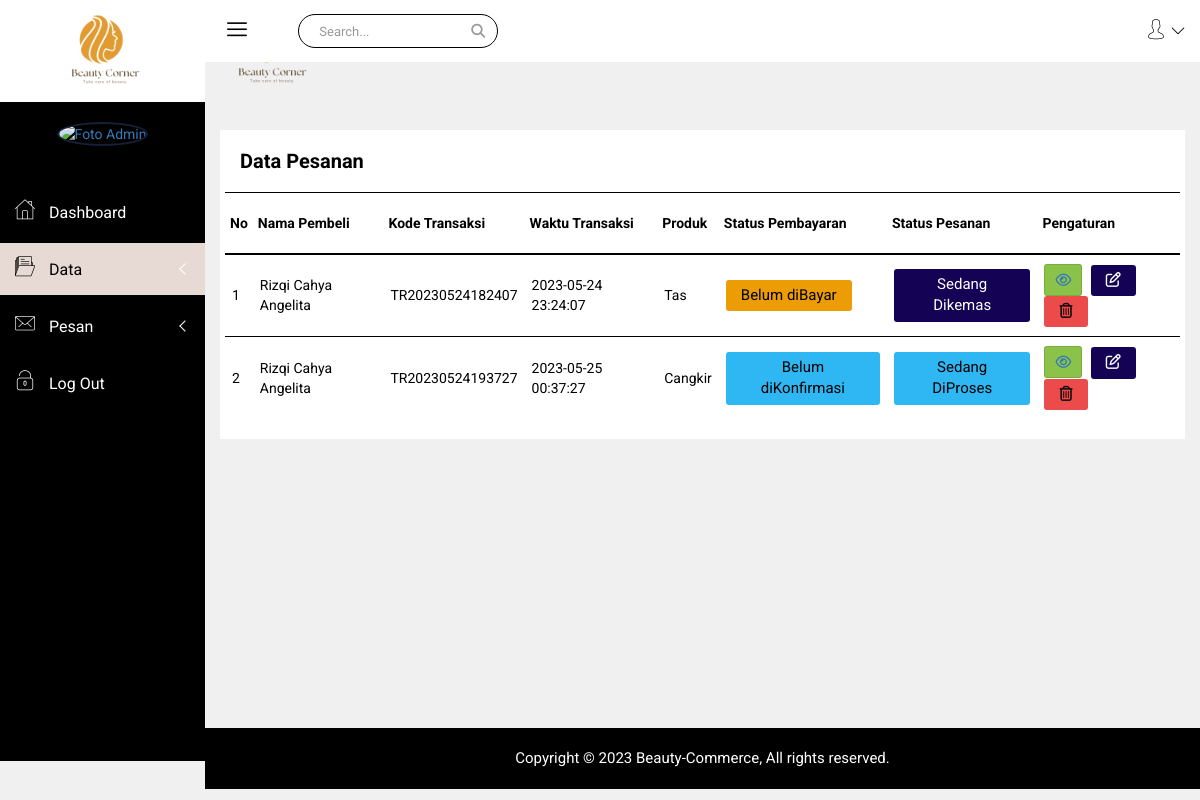
Screenshot of /admin/datapesanan.php with the database file from the repository.
### tables this page shows
CREATE TABLE `transaksi` (
  `transaksi_id` varchar(30) NOT NULL,
  `transaksi_tanggal` datetime NOT NULL,
  `pembeli_id` int(11) NOT NULL
);

CREATE TABLE `pembeli` (
  `pembeli_id` int(11) NOT NULL,
  `pembeli_nama` varchar(60) NOT NULL,
  `pembeli_username` varchar(15) NOT NULL,
  `pembeli_email` varchar(100) NOT NULL,
  `pembeli_gender` enum('L','P') DEFAULT NULL,
  `pembeli_alamat` varchar(100) NOT NULL,
  `pembeli_foto` varchar(100) NOT NULL,
  `pembeli_pass` varchar(100) NOT NULL,
  `pembeli_hp` varchar(25) NOT NULL
);

CREATE TABLE `transaksi_detail` (
  `transaksi_detail_id` varchar(30) NOT NULL,
  `jumlah` smallint(6) NOT NULL,
  `subtotal` float NOT NULL,
  `ongkir_harga` float NOT NULL,
  `status_pesanan` varchar(30) NOT NULL,
  `status_pembayaran` varchar(30) NOT NULL,
  `transaksi_id` varchar(30) NOT NULL,
  `produk_id` int(11) NOT NULL,
  `ongkir_id` int(11) NOT NULL,
  `pembayaran_id` int(11) NOT NULL
);

CREATE TABLE `produk` (
  `produk_id` int(11) NOT NULL,
  `produk_nama` varchar(60) NOT NULL,
  `produk_stok` smallint(6) NOT NULL,
  `produk_harga` float NOT NULL,
  `produk_detail` text NOT NULL,
  `produk_status` varchar(15) NOT NULL,
  `produk_gambartumbnail` varchar(100) NOT NULL,
  `produk_gambar1` varchar(100) NOT NULL,
  `produk_gambar2` varchar(100) NOT NULL,
  `toko_id` int(11) NOT NULL
);

### koneksi.php (called while the page is built, shortened)
<?php
class Koneksi
{
    private $konek;
    private $host = "localhost";
    private $user = "root";
    private $pass = "";
    private $db = "beauty_commerce";
    private function sambung()
    {
        try {
            $this->konek = new PDO("mysql:host=" . $this->host . ";dbname=" . $this->db . ";charset=utf8mb4", $this->user, $this->pass);
            $this->konek->setAttribute(PDO::ATTR_ERRMODE, PDO::ERRMODE_EXCEPTION);
            $this->konek->setAttribute(PDO::ATTR_EMULATE_PREPARES, true);
            return $this->konek;
        } catch (PDOException $ex) {
            return NULL;
        }
    }
    public function kueri($sql)
    {
        $hasil = $this->konek->prepare($sql);
        $hasil->execute();
        return $hasil;
    }
    public function hasil_data($arg)
    {
        return $arg->fetch(PDO::FETCH_ASSOC);
    }
    public function jumlah_data($arg)
    {
        return $arg->rowCount();
    }
}

### admin/datapesanan.php (the view, shortened to what this page needs)
<?php
require_once '../koneksi.php';
$kon = new Koneksi();
$idadmin = @$_SESSION['admin_id'];
?>
<!doctype html>
<html class="no-js" lang="en">
<head>
    <link rel="stylesheet" href="../penjual/../penjual/css/bootstrap.min.css">
    <link rel="stylesheet" href="../penjual/../penjual/css/font-awesome.min.css">
    <link rel="stylesheet" href="https://cdnjs.cloudflare.com/ajax/libs/font-awesome/6.3.0/css/font-awesome.min.css">
    <link rel="stylesheet" href="../penjual/../penjual/css/nalika-icon.css">
    <link rel="stylesheet" href="../penjual/../penjual/css/owl.carousel.css">
    <link rel="stylesheet" href="../penjual/../penjual/css/owl.theme.css">
    <link rel="stylesheet" href="../penjual/../penjual/css/owl.transitions.css">
    <link rel="stylesheet" href="../penjual/../penjual/css/animate.css">
    <link rel="stylesheet" href="../penjual/../penjual/css/normalize.css">
    <link rel="stylesheet" href="../penjual/../penjual/css/meanmenu.min.css">
    <link rel="stylesheet" href="../penjual/../penjual/css/main.css">
    <link rel="stylesheet" href="../penjual/../penjual/css/morrisjs/morris.css">
    <link rel="stylesheet" href="../penjual/../penjual/css/scrollbar/jquery.mCustomScrollbar.min.css">
    <link rel="stylesheet" href="../penjual/../penjual/css/metisMenu/metisMenu.min.css">
    <link rel="stylesheet" href="../penjual/../penjual/css/metisMenu/metisMenu-vertical.css">
    <link rel="stylesheet" href="../penjual/../penjual/css/calendar/fullcalendar.min.css">
    <link rel="stylesheet" href="../penjual/../penjual/css/calendar/fullcalendar.print.min.css">
    <link rel="stylesheet" href="../penjual/style.css">
    <link rel="stylesheet" href="../penjual/../penjual/css/responsive.css">
</head>
<body>
    <div class="left-sidebar-pro">
        <nav id="sidebar" class="">
            <div class="sidebar-header">
                <a href="index.php"><img class="main-logo" src="img/logo/logo.png" alt="" style="width: 100px;" /></a>
            </div>
            <div class="nalika-profile">
                <?php
                $que = $kon->kueri("SELECT * FROM admin WHERE admin_id = '$idadmin'");
                $hasil = $kon->hasil_data($que);
                ?>
                <div class="profile-dtl">
                    <a href="#"><img src="<?= $hasil['admin_foto']; ?>" alt="Foto Admin" /></a>
                </div>
            </div>
            <div class="left-custom-menu-adp-wrap comment-scrollbar">
                <nav class="sidebar-nav left-sidebar-menu-pro">
                    <ul class="metismenu" id="menu1">
                        <li>
                            <a href="index.php">
                                <i class="icon nalika-home icon-wrap"></i>
                                <span class="mini-click-non">Dashboard</span>
                            </a>
                        </li>
                        <li>
                            <a class="has-arrow" href="#" aria-expanded="false" class="active" style="background-color: #E7DAD4;"><i class="icon nalika-folder icon-wrap" style=" color: #000000;"></i> <span class="mini-click-non" style=" color: #000000;">Data</span></a>
                        </li>
                        <li>
                            <a class="has-arrow" href="#" aria-expanded="false"><i class="icon nalika-mail icon-wrap"></i> <span class="mini-click-non">Pesan</span></a>
                        </li>
                        <li><a href="../logout.php"><i class="icon nalika-unlocked icon-wrap"></i><span class="mini-click-non"> Log Out</span></a>
                    </ul>
                </nav>
            </div>
        </nav>
    </div>
    <div class="all-content-wrapper">
        <div class="container-fluid">
            <div class="row">
                <div class="col-lg-12 col-md-12 col-sm-12 col-xs-12">
                    <div class="logo-pro">
                        <a href="index.php"><img class="main-logo" src="img/logo/logo.png" alt="" style="width: 100px;" /></a>
                    </div>
                </div>
            </div>
        </div>
        <div class="header-advance-area">
            <div class="header-top-area">
                <div class="container-fluid">
                    <div class="row">
                        <div class="col-lg-12 col-md-12 col-sm-12 col-xs-12">
                            <div class="header-top-wraper">
                                <div class="row">
                                    <div class="col-lg-1 col-md-0 col-sm-1 col-xs-12">
                                        <div class="menu-switcher-pro">
                                            <button type="button" id="sidebarCollapse" class="btn bar-button-pro header-drl-controller-btn btn-info navbar-btn">
                                                <i class="icon nalika-menu-task"></i>
                                            </button>
                                        </div>
                                    </div>
                                    <div class="col-lg-6 col-md-7 col-sm-6 col-xs-12">
                                        <div class="header-top-menu tabl-d-n hd-search-rp">
                                            <div class="breadcome-heading">
                                                <form role="search" class="">
                                                    <input type="text" placeholder="Search..." class="form-control">
                                                    <a href=""><i class="fa fa-search"></i></a>
                                                </form>
                                            </div>
                                        </div>
                                    </div>
                                    <div class="col-lg-5 col-md-5 col-sm-12 col-xs-12">
                                        <div class="header-right-info">
                                            <ul class="nav navbar-nav mai-top-nav header-right-menu">
                                                <li class="nav-item">
                                                    <a href="#" data-toggle="dropdown" role="button" aria-expanded="false" class="nav-link dropdown-toggle">
                                                        <i class="icon nalika-user"></i>
                                                        <i class="icon nalika-down-arrow nalika-angle-dw"></i>
                                                    </a>
                                                </li>
                                            </ul>
                                        </div>
                                    </div>
                                </div>
                            </div>
                        </div>
                    </div>
                </div>
            </div>
        </div>
        <div class="product-status mg-b-30">
            <div class="container-fluid">
                <div class="row">
                    <div class="col-lg-12 col-md-12 col-sm-12 col-xs-12">
                        <div class="product-status-wrap" style="margin-top: 30px;">
                            <div class="row">
                                <h4 style="margin-left: 15px;">Data Pesanan</h4>
                                <table>
                                    <tr>
                                        <th>No</th>
                                        <th>Nama Pembeli</th>
                                        <th>Kode Transaksi</th>
                                        <th>Waktu Transaksi</th>
                                        <th>Produk</th>
                                        <th>Status Pembayaran</th>
                                        <th>Status Pesanan</th>
                                        <th>Pengaturan</th>
                                    </tr>
                                    <tr>
                                        <?php
                                        $que = $kon->kueri("SELECT * FROM transaksi a JOIN transaksi_detail b ON a.transaksi_id = b.transaksi_id
                                        JOIN pembeli c ON a.pembeli_id = c.pembeli_id JOIN produk d ON b.produk_id = d.produk_id
                                        JOIN toko e ON d.toko_id = e.toko_id ");
                                        $no = 1;
                                        $jumlah = $kon->jumlah_data($que);
                                        if ($jumlah == 0) {
                                            echo "<tr><td colspan=12>Data Kosong...</td></tr>";
                                        } else {
                                            while ($data = $que->fetch(PDO::FETCH_ASSOC)) {
                                                echo "<tr>";
                                                echo "<td>$no</td>";
                                                echo "<td>$data[pembeli_nama]</td>";
                                                echo "<td>$data[transaksi_id]</td>";
                                                echo "<td>$data[transaksi_tanggal]</td>";
                                                echo "<td>$data[produk_nama]</td>";
                                                if ($data['status_pembayaran'] == 'Belum dikonfirmasi') {
                                                    echo "<td><button class='ps-setting'\">Belum diKonfirmasi</button></td>";
                                                } else if ($data['status_pembayaran'] == 'Belum diBayar') {
                                                    echo "<td><button class='dt-setting'\">Belum diBayar</button></td>";
                                                } else if ($data['status_pembayaran'] == 'Telah diBayar') {
                                                    echo "<td><button class='pd-setting-ed'\">Telah diBayar</button></td>";
                                                } else {
                                                    echo "<td><button class='ds-setting'\">Dibatalkan</button></td>";
                                                }
                                                if ($data['status_pesanan'] == 'Sedang Diproses') {
                                                    echo "<td><button class='ps-setting'\">Sedang DiProses</button></td>";
                                                } else if ($data['status_pesanan'] == 'Sedang Dikemas') {
                                                    echo "<td><button class='pt-setting'\">Sedang Dikemas</button></td>";
                                                } else if ($data['status_pesanan'] == 'Dalam Pengiriman') {
                                                    echo "<td><button class='dt-setting'\">Dalam Pengiriman</button></td>";
                                                } else if ($data['status_pesanan'] == 'Telah Diterima') {
                                                    echo "<td><button class='pd-setting-ed'\">Telah Diterima</button></td>";
                                                } else {
                                                    echo "<td><button class='ds-setting'\">Dibatalkan</button></td>";
                                                }
                                                echo "<td><a href='datapesanan_detail.php?id=$data[transaksi_id]'><button data-toggle='tooltip' title='Detail' class='pd-setting-ed'><i class='fa fa-light fa-eye'></i></button></a>
                                                            <a href='datapesanan_edit.php?idtransdet=$data[transaksi_detail_id]'><button data-toggle='tooltip' title='Edit Status' class='pt-setting'><i class='fa fa-pencil-square-o' aria-hidden='true'></i></button></a>
                                                            <a href='#' onclick=\"javascript: if(confirm('Apakah produk dengan nama " . addslashes($data['produk_nama']) . " mau dihapus?')==true)
                                                        {window.location.href='datapesanan_proses.php?aksi=hapus&tid=$data[transaksi_id]'; } \"><button data-toggle='tooltip' title='Hapus' class='ds-setting'><i class='fa fa-trash-o' aria-hidden='true'></i></button></a>
                                                      </td>";
                                                echo "</tr>";
                                                $no++;
                                            }
                                        }
                                        ?>
                                    </tr>
                                </table>
                            </div>
                        </div>
                    </div>
                </div>
            </div>
        </div>
        <div class="footer-copyright-area">
            <div class="container-fluid">
                <div class="row">
                    <div class="col-lg-12">
                        <div class="footer-copy-right">
                            <p>Copyright © 2023 Beauty-Commerce, All rights reserved.</p>
                        </div>
                    </div>
                </div>
            </div>
        </div>
    </div>
</body>
</html>

### penjual/css/main.css (style rules this page uses)
html { color: #222; font-size: 1em; line-height: 1.4; }
audio, canvas, iframe, img, svg, video { vertical-align: middle; }

### penjual/css/metisMenu/metisMenu-vertical.css (style rules this page uses)
.sidebar-nav { background: #fff; }
.sidebar-nav ul { padding: 0; margin: 0; list-style: none; background: #000000; }
.sidebar-nav .metismenu { background: #000000; display: -webkit-box; display: -ms-flexbox; display: flex; -webkit-box-orient: vertical; -webkit-box-direction: normal; -ms-flex-direction: column; flex-direction: column; }
.sidebar-nav .metismenu li + li { margin-top: 5px; }
.sidebar-nav .metismenu li:first-child { margin-top: 5px; }
.sidebar-nav .metismenu li:last-child { margin-bottom: 5px; }
.sidebar-nav .metismenu > li { display: -webkit-box; display: -ms-flexbox; display: flex; -webkit-box-orient: vertical; -webkit-box-direction: normal; -ms-flex-direction: column; flex-direction: column; position: relative; }
.sidebar-nav .metismenu a { position: relative; display: block; padding: 13px 15px; color: #fff; outline-width: 0; transition: all .3s ease-out; font-size:16px; }
.sidebar-nav .metismenu li .icon-wrap { margin-right:10px; font-size:20px; }

### rows the page displays
transaksi: pembeli.pembeli_nama "Rizqi Cahya Angelita", transaksi_detail.transaksi_id "TR20230524182407", transaksi_tanggal "2023-05-24 23:24:07", produk.produk_nama "Tas", shows "Belum diBayar", shows "Sedang Dikemas"
transaksi: pembeli.pembeli_nama "Rizqi Cahya Angelita", transaksi_detail.transaksi_id "TR20230524193727", transaksi_tanggal "2023-05-25 00:37:27", produk.produk_nama "Cangkir", shows "Belum diKonfirmasi", shows "Sedang DiProses"
